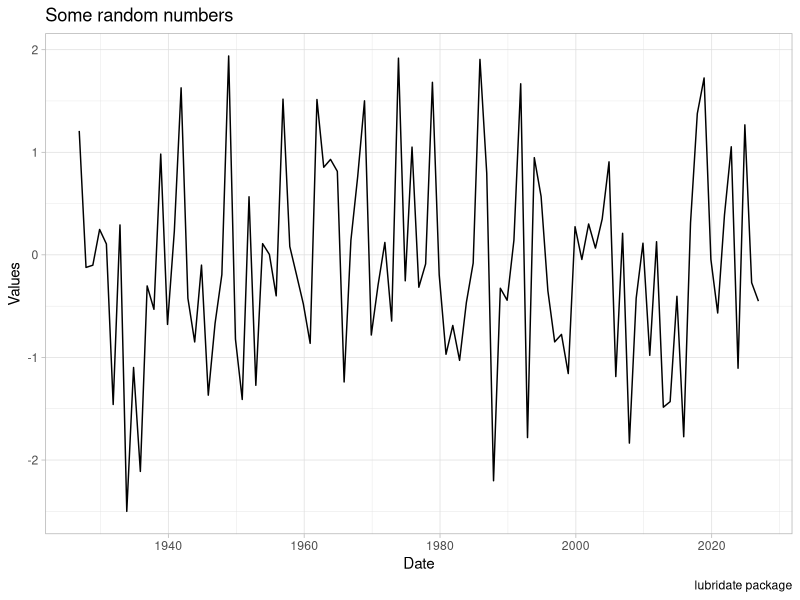

This figure's R source:
## ---- chunk 1
knitr::opts_chunk$set(message = FALSE, warning=FALSE, echo = TRUE, cache = F, dpi=300)
## ---- chunk 2
library(tidyverse)
library(lubridate)
## ---- chunk 3
rm(list = ls())
graphics.off()

dt1 <- ymd("2020-03-25") # or today()
# Pick the components (years, months, days) from it
year(dt1)

month(dt1)

day(dt1)

quarter(dt1)

yday(dt1) # Day of the year
## ---- chunk 4
# Get the  day of the week
wday(dt1)

# OR
wday(dt1, label = T, week_start = 1) # week_start = 1 for Monday
## ---- chunk 5
d_this_moment <- now()
hour(d_this_moment)

minute(d_this_moment)

second(d_this_moment)
## ---- chunk 6
d2 <- interval(ymd("2010-03-20"), ymd("2020-01-01"))

# Find the start and end of the date
int_start(d2)
int_end(d2)

# Shift the interval
int_shift(d2, duration(days = 10)) # The whole date has shifted by 10 days
## ---- chunk 7
j1 <- ymd("2000-01-01")
j2 <- j1 + months(1:60) # Create a date series of length of 60 months
j2
length(j2)
## ---- chunk 8
k1 <- today()
k2 <- k1 - years(0:10) # Go back 10 years
k2
## ---- chunk 9
k3 <- today() - years(100:0) # 
length(k3)
## ---- chunk 10
create_data <- data.frame(Date = k3)
class(create_data)

create_data <- create_data %>%
  mutate(Values = rnorm(length(k3)))

head(create_data, 10)

ggplot(create_data, aes(x = Date, y = Values))+
  geom_line()+
  labs(title = "Some random numbers", caption = "lubridate package")+
  theme_light()
